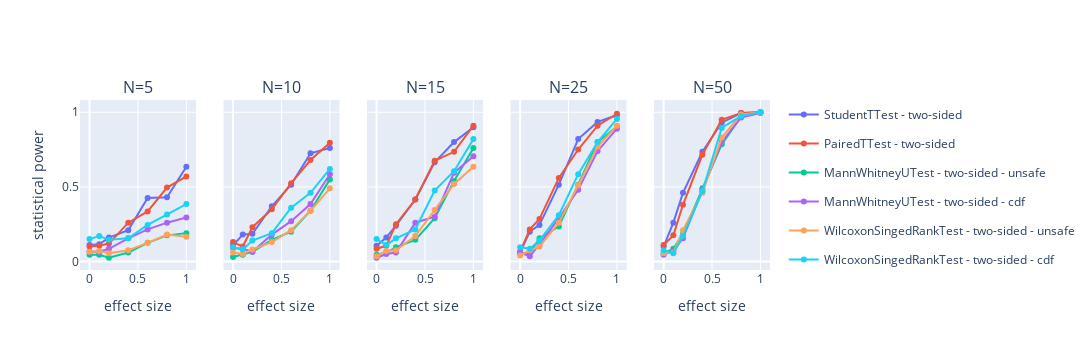
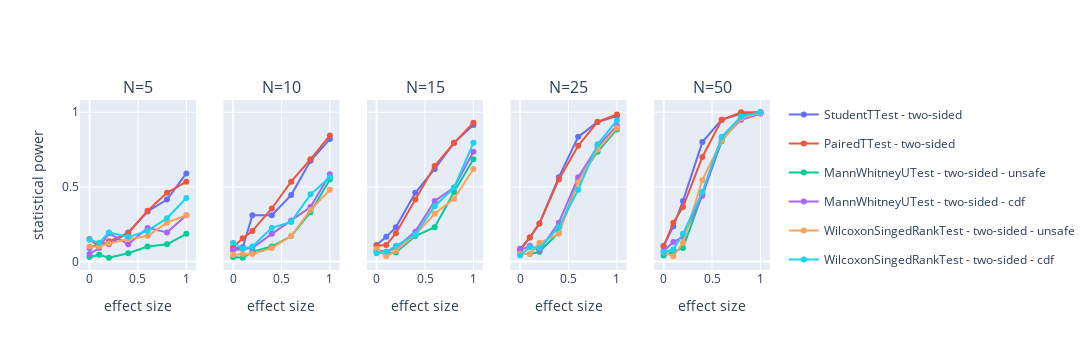

These figures' notebook cell, in order:
### Code cell
list_sample_size = [5, 10, 15, 25, 50]
list_effect_size = [0.0, 0.1, 0.2, 0.4, 0.6, 0.8, 1.0]
is_paired = False
significance = 0.05
run_count = 200

list_estimator = []
list_estimator.append(StudentTTest(alternative="two-sided"))
list_estimator.append(PairedTTest(alternative="two-sided"))
list_estimator.append(MannWhitneyUTest(alternative="two-sided", type_ranking="unsafe"))
list_estimator.append(MannWhitneyUTest(alternative="two-sided", type_ranking="cdf"))
list_estimator.append(WilcoxonSingedRankTest(alternative="two-sided", type_ranking="unsafe"))
list_estimator.append(WilcoxonSingedRankTest(alternative="two-sided", type_ranking="cdf"))

#TODO convert this to a dataframe maybe
list_list_list_experiment = []
for sample_size in list_sample_size:
    list_list_experiment = []
    for estimator in list_estimator:
        list_experiment = []
        for effect_size in list_effect_size:
            list_experiment.append(experiment_power(estimator, two_sample_normal_high_res, sample_size, effect_size, is_paired, significance, run_count))
        list_list_experiment.append(list_experiment)
    list_list_list_experiment.append(list_list_experiment)
plot_experiment_power(list_sample_size, list_list_list_experiment)



list_list_list_experiment = []
for sample_size in list_sample_size:
    list_list_experiment = []
    for estimator in list_estimator:
        list_experiment = []
        for effect_size in list_effect_size:
            list_experiment.append(experiment_power(estimator, two_sample_uniform_low_res, sample_size, effect_size, is_paired, significance, run_count))
        list_list_experiment.append(list_experiment)
    list_list_list_experiment.append(list_list_experiment)
plot_experiment_power(list_sample_size, list_list_list_experiment)

### Figure 1 — Plotly figure (JSON) as saved in the notebook; plotly's stock layout.template omitted (floating-point values rounded to 4 significant figures)
{"data": [{"legendgroup": "StudentTTest - two-sided", "line": {"color": "#636EFA"}, "name": "StudentTTest - two-sided", "showlegend": false, "type": "scatter", "x": [0, 0.1, 0.2, 0.4, 0.6, 0.8, 1], "xaxis": "x", "y": [0.11, 0.115, 0.16, 0.21, 0.425, 0.43, 0.635], "yaxis": "y"}, {"legendgroup": "PairedTTest - two-sided", "line": {"color": "#EF553B"}, "name": "PairedTTest - two-sided", "showlegend": false, "type": "scatter", "x": [0, 0.1, 0.2, 0.4, 0.6, 0.8, 1], "xaxis": "x", "y": [0.1, 0.105, 0.12, 0.26, 0.335, 0.495, 0.57], "yaxis": "y"}, {"legendgroup": "MannWhitneyUTest - two-sided - unsafe", "line": {"color": "#00CC96"}, "name": "MannWhitneyUTest - two-sided - unsafe", "showlegend": false, "type": "scatter", "x": [0, 0.1, 0.2, 0.4, 0.6, 0.8, 1], "xaxis": "x", "y": [0.045, 0.045, 0.025, 0.06, 0.125, 0.175, 0.19], "yaxis": "y"}, {"legendgroup": "MannWhitneyUTest - two-sided - cdf", "line": {"color": "#AB63FA"}, "name": "MannWhitneyUTest - two-sided - cdf", "showlegend": false, "type": "scatter", "x": [0, 0.1, 0.2, 0.4, 0.6, 0.8, 1], "xaxis": "x", "y": [0.065, 0.065, 0.085, 0.155, 0.215, 0.26, 0.295], "yaxis": "y"}, {"legendgroup": "WilcoxonSingedRankTest - two-sided - unsafe", "line": {"color": "#FFA15A"}, "name": "WilcoxonSingedRankTest - two-sided - unsafe", "showlegend": false, "type": "scatter", "x": [0, 0.1, 0.2, 0.4, 0.6, 0.8, 1], "xaxis": "x", "y": [0.065, 0.07, 0.055, 0.075, 0.125, 0.18, 0.165], "yaxis": "y"}, {"legendgroup": "WilcoxonSingedRankTest - two-sided - cdf", "line": {"color": "#19D3F3"}, "name": "WilcoxonSingedRankTest - two-sided - cdf", "showlegend": false, "type": "scatter", "x": [0, 0.1, 0.2, 0.4, 0.6, 0.8, 1], "xaxis": "x", "y": [0.15, 0.17, 0.145, 0.155, 0.245, 0.315, 0.385], "yaxis": "y"}, {"legendgroup": "StudentTTest - two-sided", "line": {"color": "#636EFA"}, "name": "StudentTTest - two-sided", "showlegend": false, "type": "scatter", "x": [0, 0.1, 0.2, 0.4, 0.6, 0.8, 1], "xaxis": "x2", "y": [0.11, 0.18, 0.185, 0.37, 0.515, 0.725, 0.76], "yaxis": "y2"}, {"legendgroup": "PairedTTest - two-sided", "line": {"color": "#EF553B"}, "name": "PairedTTest - two-sided", "showlegend": false, "type": "scatter", "x": [0, 0.1, 0.2, 0.4, 0.6, 0.8, 1], "xaxis": "x2", "y": [0.13, 0.1, 0.23, 0.35, 0.525, 0.68, 0.795], "yaxis": "y2"}, {"legendgroup": "MannWhitneyUTest - two-sided - unsafe", "line": {"color": "#00CC96"}, "name": "MannWhitneyUTest - two-sided - unsafe", "showlegend": false, "type": "scatter", "x": [0, 0.1, 0.2, 0.4, 0.6, 0.8, 1], "xaxis": "x2", "y": [0.03, 0.045, 0.065, 0.145, 0.2, 0.34, 0.55], "yaxis": "y2"}, {"legendgroup": "MannWhitneyUTest - two-sided - cdf", "line": {"color": "#AB63FA"}, "name": "MannWhitneyUTest - two-sided - cdf", "showlegend": false, "type": "scatter", "x": [0, 0.1, 0.2, 0.4, 0.6, 0.8, 1], "xaxis": "x2", "y": [0.09, 0.085, 0.065, 0.18, 0.27, 0.385, 0.585], "yaxis": "y2"}, {"legendgroup": "WilcoxonSingedRankTest - two-sided - unsafe", "line": {"color": "#FFA15A"}, "name": "WilcoxonSingedRankTest - two-sided - unsafe", "showlegend": false, "type": "scatter", "x": [0, 0.1, 0.2, 0.4, 0.6, 0.8, 1], "xaxis": "x2", "y": [0.06, 0.05, 0.08, 0.13, 0.21, 0.34, 0.49], "yaxis": "y2"}, {"legendgroup": "WilcoxonSingedRankTest - two-sided - cdf", "line": {"color": "#19D3F3"}, "name": "WilcoxonSingedRankTest - two-sided - cdf", "showlegend": false, "type": "scatter", "x": [0, 0.1, 0.2, 0.4, 0.6, 0.8, 1], "xaxis": "x2", "y": [0.095, 0.08, 0.14, 0.19, 0.36, 0.46, 0.62], "yaxis": "y2"}, {"legendgroup": "StudentTTest - two-sided", "line": {"color": "#636EFA"}, "name": "StudentTTest - two-sided", "showlegend": false, "type": "scatter", "x": [0, 0.1, 0.2, 0.4, 0.6, 0.8, 1], "xaxis": "x3", "y": [0.105, 0.16, 0.24, 0.415, 0.665, 0.8, 0.9], "yaxis": "y3"}, {"legendgroup": "PairedTTest - two-sided", "line": {"color": "#EF553B"}, "name": "PairedTTest - two-sided", "showlegend": false, "type": "scatter", "x": [0, 0.1, 0.2, 0.4, 0.6, 0.8, 1], "xaxis": "x3", "y": [0.085, 0.105, 0.25, 0.415, 0.675, 0.735, 0.91], "yaxis": "y3"}, {"legendgroup": "MannWhitneyUTest - two-sided - unsafe", "line": {"color": "#00CC96"}, "name": "MannWhitneyUTest - two-sided - unsafe", "showlegend": false, "type": "scatter", "x": [0, 0.1, 0.2, 0.4, 0.6, 0.8, 1], "xaxis": "x3", "y": [0.045, 0.06, 0.095, 0.145, 0.29, 0.54, 0.76], "yaxis": "y3"}, {"legendgroup": "MannWhitneyUTest - two-sided - cdf", "line": {"color": "#AB63FA"}, "name": "MannWhitneyUTest - two-sided - cdf", "showlegend": false, "type": "scatter", "x": [0, 0.1, 0.2, 0.4, 0.6, 0.8, 1], "xaxis": "x3", "y": [0.025, 0.05, 0.06, 0.26, 0.3, 0.595, 0.705], "yaxis": "y3"}, {"legendgroup": "WilcoxonSingedRankTest - two-sided - unsafe", "line": {"color": "#FFA15A"}, "name": "WilcoxonSingedRankTest - two-sided - unsafe", "showlegend": false, "type": "scatter", "x": [0, 0.1, 0.2, 0.4, 0.6, 0.8, 1], "xaxis": "x3", "y": [0.035, 0.07, 0.075, 0.17, 0.345, 0.52, 0.635], "yaxis": "y3"}, {"legendgroup": "WilcoxonSingedRankTest - two-sided - cdf", "line": {"color": "#19D3F3"}, "name": "WilcoxonSingedRankTest - two-sided - cdf", "showlegend": false, "type": "scatter", "x": [0, 0.1, 0.2, 0.4, 0.6, 0.8, 1], "xaxis": "x3", "y": [0.15, 0.11, 0.155, 0.215, 0.475, 0.605, 0.82], "yaxis": "y3"}, {"legendgroup": "StudentTTest - two-sided", "line": {"color": "#636EFA"}, "name": "StudentTTest - two-sided", "showlegend": false, "type": "scatter", "x": [0, 0.1, 0.2, 0.4, 0.6, 0.8, 1], "xaxis": "x4", "y": [0.06, 0.2, 0.245, 0.515, 0.82, 0.935, 0.98], "yaxis": "y4"}, {"legendgroup": "PairedTTest - two-sided", "line": {"color": "#EF553B"}, "name": "PairedTTest - two-sided", "showlegend": false, "type": "scatter", "x": [0, 0.1, 0.2, 0.4, 0.6, 0.8, 1], "xaxis": "x4", "y": [0.065, 0.215, 0.285, 0.56, 0.75, 0.91, 0.99], "yaxis": "y4"}, {"legendgroup": "MannWhitneyUTest - two-sided - unsafe", "line": {"color": "#00CC96"}, "name": "MannWhitneyUTest - two-sided - unsafe", "showlegend": false, "type": "scatter", "x": [0, 0.1, 0.2, 0.4, 0.6, 0.8, 1], "xaxis": "x4", "y": [0.055, 0.055, 0.155, 0.235, 0.515, 0.8, 0.905], "yaxis": "y4"}, {"legendgroup": "MannWhitneyUTest - two-sided - cdf", "line": {"color": "#AB63FA"}, "name": "MannWhitneyUTest - two-sided - cdf", "showlegend": false, "type": "scatter", "x": [0, 0.1, 0.2, 0.4, 0.6, 0.8, 1], "xaxis": "x4", "y": [0.06, 0.035, 0.115, 0.29, 0.48, 0.74, 0.89], "yaxis": "y4"}, {"legendgroup": "WilcoxonSingedRankTest - two-sided - unsafe", "line": {"color": "#FFA15A"}, "name": "WilcoxonSingedRankTest - two-sided - unsafe", "showlegend": false, "type": "scatter", "x": [0, 0.1, 0.2, 0.4, 0.6, 0.8, 1], "xaxis": "x4", "y": [0.04, 0.075, 0.1, 0.26, 0.51, 0.77, 0.91], "yaxis": "y4"}, {"legendgroup": "WilcoxonSingedRankTest - two-sided - cdf", "line": {"color": "#19D3F3"}, "name": "WilcoxonSingedRankTest - two-sided - cdf", "showlegend": false, "type": "scatter", "x": [0, 0.1, 0.2, 0.4, 0.6, 0.8, 1], "xaxis": "x4", "y": [0.095, 0.085, 0.14, 0.31, 0.585, 0.8, 0.955], "yaxis": "y4"}, {"legendgroup": "StudentTTest - two-sided", "line": {"color": "#636EFA"}, "name": "StudentTTest - two-sided", "showlegend": true, "type": "scatter", "x": [0, 0.1, 0.2, 0.4, 0.6, 0.8, 1], "xaxis": "x5", "y": [0.1, 0.26, 0.46, 0.735, 0.93, 0.995, 1], "yaxis": "y5"}, {"legendgroup": "PairedTTest - two-sided", "line": {"color": "#EF553B"}, "name": "PairedTTest - two-sided", "showlegend": true, "type": "scatter", "x": [0, 0.1, 0.2, 0.4, 0.6, 0.8, 1], "xaxis": "x5", "y": [0.11, 0.175, 0.38, 0.715, 0.95, 0.995, 1], "yaxis": "y5"}, {"legendgroup": "MannWhitneyUTest - two-sided - unsafe", "line": {"color": "#00CC96"}, "name": "MannWhitneyUTest - two-sided - unsafe", "showlegend": true, "type": "scatter", "x": [0, 0.1, 0.2, 0.4, 0.6, 0.8, 1], "xaxis": "x5", "y": [0.055, 0.085, 0.185, 0.49, 0.785, 0.97, 1], "yaxis": "y5"}, {"legendgroup": "MannWhitneyUTest - two-sided - cdf", "line": {"color": "#AB63FA"}, "name": "MannWhitneyUTest - two-sided - cdf", "showlegend": true, "type": "scatter", "x": [0, 0.1, 0.2, 0.4, 0.6, 0.8, 1], "xaxis": "x5", "y": [0.045, 0.07, 0.155, 0.475, 0.8, 0.965, 0.995], "yaxis": "y5"}, {"legendgroup": "WilcoxonSingedRankTest - two-sided - unsafe", "line": {"color": "#FFA15A"}, "name": "WilcoxonSingedRankTest - two-sided - unsafe", "showlegend": true, "type": "scatter", "x": [0, 0.1, 0.2, 0.4, 0.6, 0.8, 1], "xaxis": "x5", "y": [0.055, 0.06, 0.21, 0.46, 0.83, 0.985, 1], "yaxis": "y5"}, {"legendgroup": "WilcoxonSingedRankTest - two-sided - cdf", "line": {"color": "#19D3F3"}, "name": "WilcoxonSingedRankTest - two-sided - cdf", "showlegend": true, "type": "scatter", "x": [0, 0.1, 0.2, 0.4, 0.6, 0.8, 1], "xaxis": "x5", "y": [0.075, 0.055, 0.17, 0.47, 0.895, 0.975, 1], "yaxis": "y5"}], "layout": {"annotations": [{"font": {"size": 16}, "showarrow": false, "text": "N=5", "x": 0.084, "xanchor": "center", "xref": "paper", "y": 1, "yanchor": "bottom", "yref": "paper"}, {"font": {"size": 16}, "showarrow": false, "text": "N=10", "x": 0.292, "xanchor": "center", "xref": "paper", "y": 1, "yanchor": "bottom", "yref": "paper"}, {"font": {"size": 16}, "showarrow": false, "text": "N=15", "x": 0.5, "xanchor": "center", "xref": "paper", "y": 1, "yanchor": "bottom", "yref": "paper"}, {"font": {"size": 16}, "showarrow": false, "text": "N=25", "x": 0.708, "xanchor": "center", "xref": "paper", "y": 1, "yanchor": "bottom", "yref": "paper"}, {"font": {"size": 16}, "showarrow": false, "text": "N=50", "x": 0.916, "xanchor": "center", "xref": "paper", "y": 1, "yanchor": "bottom", "yref": "paper"}], "height": 350, "showlegend": true, "width": 1200, "xaxis": {"anchor": "y", "domain": [0, 0.168], "title": {"text": "effect size"}}, "xaxis2": {"anchor": "y2", "domain": [0.208, 0.376], "title": {"text": "effect size"}}, "xaxis3": {"anchor": "y3", "domain": [0.416, 0.584], "title": {"text": "effect size"}}, "xaxis4": {"anchor": "y4", "domain": [0.624, 0.792], "title": {"text": "effect size"}}, "xaxis5": {"anchor": "y5", "domain": [0.832, 1], "title": {"text": "effect size"}}, "yaxis": {"anchor": "x", "domain": [0, 1], "title": {"text": "statistical power"}}, "yaxis2": {"anchor": "x2", "domain": [0, 1], "matches": "y", "showticklabels": false}, "yaxis3": {"anchor": "x3", "domain": [0, 1], "matches": "y", "showticklabels": false}, "yaxis4": {"anchor": "x4", "domain": [0, 1], "matches": "y", "showticklabels": false}, "yaxis5": {"anchor": "x5", "domain": [0, 1], "matches": "y", "showticklabels": false}}}

### Figure 2 — Plotly figure (JSON) as saved in the notebook; plotly's stock layout.template omitted (floating-point values rounded to 4 significant figures)
{"data": [{"legendgroup": "StudentTTest - two-sided", "line": {"color": "#636EFA"}, "name": "StudentTTest - two-sided", "showlegend": false, "type": "scatter", "x": [0, 0.1, 0.2, 0.4, 0.6, 0.8, 1], "xaxis": "x", "y": [0.09, 0.12, 0.115, 0.195, 0.335, 0.415, 0.59], "yaxis": "y"}, {"legendgroup": "PairedTTest - two-sided", "line": {"color": "#EF553B"}, "name": "PairedTTest - two-sided", "showlegend": false, "type": "scatter", "x": [0, 0.1, 0.2, 0.4, 0.6, 0.8, 1], "xaxis": "x", "y": [0.15, 0.1, 0.135, 0.19, 0.34, 0.46, 0.535], "yaxis": "y"}, {"legendgroup": "MannWhitneyUTest - two-sided - unsafe", "line": {"color": "#00CC96"}, "name": "MannWhitneyUTest - two-sided - unsafe", "showlegend": false, "type": "scatter", "x": [0, 0.1, 0.2, 0.4, 0.6, 0.8, 1], "xaxis": "x", "y": [0.03, 0.045, 0.025, 0.055, 0.1, 0.115, 0.185], "yaxis": "y"}, {"legendgroup": "MannWhitneyUTest - two-sided - cdf", "line": {"color": "#AB63FA"}, "name": "MannWhitneyUTest - two-sided - cdf", "showlegend": false, "type": "scatter", "x": [0, 0.1, 0.2, 0.4, 0.6, 0.8, 1], "xaxis": "x", "y": [0.05, 0.09, 0.19, 0.115, 0.225, 0.195, 0.31], "yaxis": "y"}, {"legendgroup": "WilcoxonSingedRankTest - two-sided - unsafe", "line": {"color": "#FFA15A"}, "name": "WilcoxonSingedRankTest - two-sided - unsafe", "showlegend": false, "type": "scatter", "x": [0, 0.1, 0.2, 0.4, 0.6, 0.8, 1], "xaxis": "x", "y": [0.1, 0.1, 0.12, 0.15, 0.17, 0.26, 0.31], "yaxis": "y"}, {"legendgroup": "WilcoxonSingedRankTest - two-sided - cdf", "line": {"color": "#19D3F3"}, "name": "WilcoxonSingedRankTest - two-sided - cdf", "showlegend": false, "type": "scatter", "x": [0, 0.1, 0.2, 0.4, 0.6, 0.8, 1], "xaxis": "x", "y": [0.145, 0.125, 0.195, 0.165, 0.205, 0.29, 0.425], "yaxis": "y"}, {"legendgroup": "StudentTTest - two-sided", "line": {"color": "#636EFA"}, "name": "StudentTTest - two-sided", "showlegend": false, "type": "scatter", "x": [0, 0.1, 0.2, 0.4, 0.6, 0.8, 1], "xaxis": "x2", "y": [0.085, 0.095, 0.31, 0.31, 0.445, 0.675, 0.82], "yaxis": "y2"}, {"legendgroup": "PairedTTest - two-sided", "line": {"color": "#EF553B"}, "name": "PairedTTest - two-sided", "showlegend": false, "type": "scatter", "x": [0, 0.1, 0.2, 0.4, 0.6, 0.8, 1], "xaxis": "x2", "y": [0.095, 0.155, 0.205, 0.355, 0.535, 0.685, 0.845], "yaxis": "y2"}, {"legendgroup": "MannWhitneyUTest - two-sided - unsafe", "line": {"color": "#00CC96"}, "name": "MannWhitneyUTest - two-sided - unsafe", "showlegend": false, "type": "scatter", "x": [0, 0.1, 0.2, 0.4, 0.6, 0.8, 1], "xaxis": "x2", "y": [0.03, 0.025, 0.065, 0.1, 0.17, 0.33, 0.55], "yaxis": "y2"}, {"legendgroup": "MannWhitneyUTest - two-sided - cdf", "line": {"color": "#AB63FA"}, "name": "MannWhitneyUTest - two-sided - cdf", "showlegend": false, "type": "scatter", "x": [0, 0.1, 0.2, 0.4, 0.6, 0.8, 1], "xaxis": "x2", "y": [0.075, 0.085, 0.09, 0.185, 0.275, 0.365, 0.585], "yaxis": "y2"}, {"legendgroup": "WilcoxonSingedRankTest - two-sided - unsafe", "line": {"color": "#FFA15A"}, "name": "WilcoxonSingedRankTest - two-sided - unsafe", "showlegend": false, "type": "scatter", "x": [0, 0.1, 0.2, 0.4, 0.6, 0.8, 1], "xaxis": "x2", "y": [0.045, 0.05, 0.05, 0.09, 0.17, 0.345, 0.48], "yaxis": "y2"}, {"legendgroup": "WilcoxonSingedRankTest - two-sided - cdf", "line": {"color": "#19D3F3"}, "name": "WilcoxonSingedRankTest - two-sided - cdf", "showlegend": false, "type": "scatter", "x": [0, 0.1, 0.2, 0.4, 0.6, 0.8, 1], "xaxis": "x2", "y": [0.125, 0.085, 0.1, 0.225, 0.265, 0.45, 0.565], "yaxis": "y2"}, {"legendgroup": "StudentTTest - two-sided", "line": {"color": "#636EFA"}, "name": "StudentTTest - two-sided", "showlegend": false, "type": "scatter", "x": [0, 0.1, 0.2, 0.4, 0.6, 0.8, 1], "xaxis": "x3", "y": [0.11, 0.165, 0.23, 0.46, 0.62, 0.795, 0.915], "yaxis": "y3"}, {"legendgroup": "PairedTTest - two-sided", "line": {"color": "#EF553B"}, "name": "PairedTTest - two-sided", "showlegend": false, "type": "scatter", "x": [0, 0.1, 0.2, 0.4, 0.6, 0.8, 1], "xaxis": "x3", "y": [0.105, 0.11, 0.19, 0.415, 0.64, 0.795, 0.93], "yaxis": "y3"}, {"legendgroup": "MannWhitneyUTest - two-sided - unsafe", "line": {"color": "#00CC96"}, "name": "MannWhitneyUTest - two-sided - unsafe", "showlegend": false, "type": "scatter", "x": [0, 0.1, 0.2, 0.4, 0.6, 0.8, 1], "xaxis": "x3", "y": [0.065, 0.055, 0.06, 0.17, 0.23, 0.465, 0.685], "yaxis": "y3"}, {"legendgroup": "MannWhitneyUTest - two-sided - cdf", "line": {"color": "#AB63FA"}, "name": "MannWhitneyUTest - two-sided - cdf", "showlegend": false, "type": "scatter", "x": [0, 0.1, 0.2, 0.4, 0.6, 0.8, 1], "xaxis": "x3", "y": [0.075, 0.065, 0.09, 0.2, 0.405, 0.495, 0.735], "yaxis": "y3"}, {"legendgroup": "WilcoxonSingedRankTest - two-sided - unsafe", "line": {"color": "#FFA15A"}, "name": "WilcoxonSingedRankTest - two-sided - unsafe", "showlegend": false, "type": "scatter", "x": [0, 0.1, 0.2, 0.4, 0.6, 0.8, 1], "xaxis": "x3", "y": [0.085, 0.035, 0.07, 0.18, 0.32, 0.42, 0.62], "yaxis": "y3"}, {"legendgroup": "WilcoxonSingedRankTest - two-sided - cdf", "line": {"color": "#19D3F3"}, "name": "WilcoxonSingedRankTest - two-sided - cdf", "showlegend": false, "type": "scatter", "x": [0, 0.1, 0.2, 0.4, 0.6, 0.8, 1], "xaxis": "x3", "y": [0.055, 0.065, 0.105, 0.18, 0.37, 0.495, 0.795], "yaxis": "y3"}, {"legendgroup": "StudentTTest - two-sided", "line": {"color": "#636EFA"}, "name": "StudentTTest - two-sided", "showlegend": false, "type": "scatter", "x": [0, 0.1, 0.2, 0.4, 0.6, 0.8, 1], "xaxis": "x4", "y": [0.085, 0.16, 0.255, 0.565, 0.835, 0.935, 0.975], "yaxis": "y4"}, {"legendgroup": "PairedTTest - two-sided", "line": {"color": "#EF553B"}, "name": "PairedTTest - two-sided", "showlegend": false, "type": "scatter", "x": [0, 0.1, 0.2, 0.4, 0.6, 0.8, 1], "xaxis": "x4", "y": [0.075, 0.16, 0.255, 0.55, 0.775, 0.935, 0.985], "yaxis": "y4"}, {"legendgroup": "MannWhitneyUTest - two-sided - unsafe", "line": {"color": "#00CC96"}, "name": "MannWhitneyUTest - two-sided - unsafe", "showlegend": false, "type": "scatter", "x": [0, 0.1, 0.2, 0.4, 0.6, 0.8, 1], "xaxis": "x4", "y": [0.05, 0.05, 0.065, 0.195, 0.545, 0.735, 0.885], "yaxis": "y4"}, {"legendgroup": "MannWhitneyUTest - two-sided - cdf", "line": {"color": "#AB63FA"}, "name": "MannWhitneyUTest - two-sided - cdf", "showlegend": false, "type": "scatter", "x": [0, 0.1, 0.2, 0.4, 0.6, 0.8, 1], "xaxis": "x4", "y": [0.075, 0.105, 0.075, 0.26, 0.565, 0.77, 0.91], "yaxis": "y4"}, {"legendgroup": "WilcoxonSingedRankTest - two-sided - unsafe", "line": {"color": "#FFA15A"}, "name": "WilcoxonSingedRankTest - two-sided - unsafe", "showlegend": false, "type": "scatter", "x": [0, 0.1, 0.2, 0.4, 0.6, 0.8, 1], "xaxis": "x4", "y": [0.05, 0.05, 0.125, 0.185, 0.53, 0.75, 0.895], "yaxis": "y4"}, {"legendgroup": "WilcoxonSingedRankTest - two-sided - cdf", "line": {"color": "#19D3F3"}, "name": "WilcoxonSingedRankTest - two-sided - cdf", "showlegend": false, "type": "scatter", "x": [0, 0.1, 0.2, 0.4, 0.6, 0.8, 1], "xaxis": "x4", "y": [0.04, 0.095, 0.09, 0.23, 0.48, 0.785, 0.945], "yaxis": "y4"}, {"legendgroup": "StudentTTest - two-sided", "line": {"color": "#636EFA"}, "name": "StudentTTest - two-sided", "showlegend": true, "type": "scatter", "x": [0, 0.1, 0.2, 0.4, 0.6, 0.8, 1], "xaxis": "x5", "y": [0.105, 0.235, 0.405, 0.8, 0.95, 0.99, 1], "yaxis": "y5"}, {"legendgroup": "PairedTTest - two-sided", "line": {"color": "#EF553B"}, "name": "PairedTTest - two-sided", "showlegend": true, "type": "scatter", "x": [0, 0.1, 0.2, 0.4, 0.6, 0.8, 1], "xaxis": "x5", "y": [0.1, 0.26, 0.365, 0.7, 0.95, 1, 1], "yaxis": "y5"}, {"legendgroup": "MannWhitneyUTest - two-sided - unsafe", "line": {"color": "#00CC96"}, "name": "MannWhitneyUTest - two-sided - unsafe", "showlegend": true, "type": "scatter", "x": [0, 0.1, 0.2, 0.4, 0.6, 0.8, 1], "xaxis": "x5", "y": [0.04, 0.065, 0.09, 0.45, 0.805, 0.975, 0.995], "yaxis": "y5"}, {"legendgroup": "MannWhitneyUTest - two-sided - cdf", "line": {"color": "#AB63FA"}, "name": "MannWhitneyUTest - two-sided - cdf", "showlegend": true, "type": "scatter", "x": [0, 0.1, 0.2, 0.4, 0.6, 0.8, 1], "xaxis": "x5", "y": [0.07, 0.13, 0.165, 0.44, 0.82, 0.95, 0.99], "yaxis": "y5"}, {"legendgroup": "WilcoxonSingedRankTest - two-sided - unsafe", "line": {"color": "#FFA15A"}, "name": "WilcoxonSingedRankTest - two-sided - unsafe", "showlegend": true, "type": "scatter", "x": [0, 0.1, 0.2, 0.4, 0.6, 0.8, 1], "xaxis": "x5", "y": [0.06, 0.035, 0.125, 0.545, 0.81, 0.96, 0.995], "yaxis": "y5"}, {"legendgroup": "WilcoxonSingedRankTest - two-sided - cdf", "line": {"color": "#19D3F3"}, "name": "WilcoxonSingedRankTest - two-sided - cdf", "showlegend": true, "type": "scatter", "x": [0, 0.1, 0.2, 0.4, 0.6, 0.8, 1], "xaxis": "x5", "y": [0.06, 0.08, 0.185, 0.465, 0.835, 0.97, 1], "yaxis": "y5"}], "layout": {"annotations": [{"font": {"size": 16}, "showarrow": false, "text": "N=5", "x": 0.084, "xanchor": "center", "xref": "paper", "y": 1, "yanchor": "bottom", "yref": "paper"}, {"font": {"size": 16}, "showarrow": false, "text": "N=10", "x": 0.292, "xanchor": "center", "xref": "paper", "y": 1, "yanchor": "bottom", "yref": "paper"}, {"font": {"size": 16}, "showarrow": false, "text": "N=15", "x": 0.5, "xanchor": "center", "xref": "paper", "y": 1, "yanchor": "bottom", "yref": "paper"}, {"font": {"size": 16}, "showarrow": false, "text": "N=25", "x": 0.708, "xanchor": "center", "xref": "paper", "y": 1, "yanchor": "bottom", "yref": "paper"}, {"font": {"size": 16}, "showarrow": false, "text": "N=50", "x": 0.916, "xanchor": "center", "xref": "paper", "y": 1, "yanchor": "bottom", "yref": "paper"}], "height": 350, "showlegend": true, "width": 1200, "xaxis": {"anchor": "y", "domain": [0, 0.168], "title": {"text": "effect size"}}, "xaxis2": {"anchor": "y2", "domain": [0.208, 0.376], "title": {"text": "effect size"}}, "xaxis3": {"anchor": "y3", "domain": [0.416, 0.584], "title": {"text": "effect size"}}, "xaxis4": {"anchor": "y4", "domain": [0.624, 0.792], "title": {"text": "effect size"}}, "xaxis5": {"anchor": "y5", "domain": [0.832, 1], "title": {"text": "effect size"}}, "yaxis": {"anchor": "x", "domain": [0, 1], "title": {"text": "statistical power"}}, "yaxis2": {"anchor": "x2", "domain": [0, 1], "matches": "y", "showticklabels": false}, "yaxis3": {"anchor": "x3", "domain": [0, 1], "matches": "y", "showticklabels": false}, "yaxis4": {"anchor": "x4", "domain": [0, 1], "matches": "y", "showticklabels": false}, "yaxis5": {"anchor": "x5", "domain": [0, 1], "matches": "y", "showticklabels": false}}}
